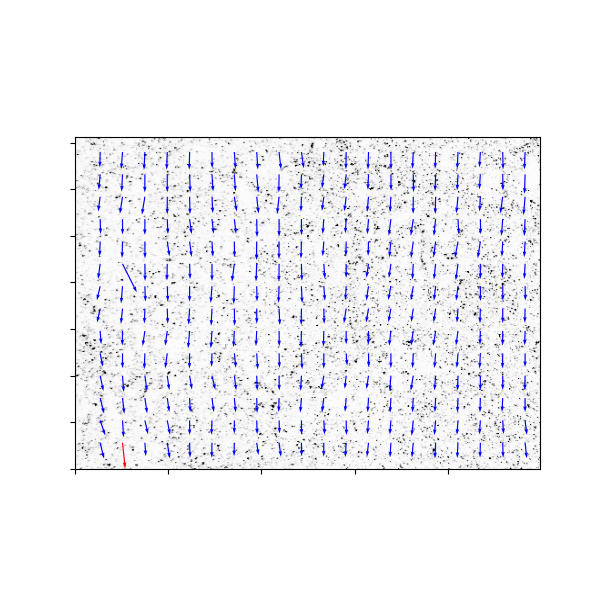

Recreate this plot in Python.
from openpiv.tools import imread, save, display_vector_field, transform_coordinates
from openpiv.pyprocess import extended_search_area_piv, get_coordinates
import pathlib
import numpy as np
import matplotlib.pyplot as plt
from matplotlib.testing import compare, decorators

_file_a = pathlib.Path(__file__).parent / '../data/test1/exp1_001_a.bmp'
_file_b = pathlib.Path(__file__).parent / '../data/test1/exp1_001_b.bmp'

_test_file = pathlib.Path(__file__).parent / 'test_tools.png'


def test_imread(image_file=_file_a):
    a = imread(image_file)
    assert a.shape == (369, 511)
    assert a[0, 0] == 8
    assert a[-1, -1] == 15


def test_display_vector_field(file_a=_file_a, file_b=_file_b, test_file=_test_file):
    a = imread(file_a)
    b = imread(file_b)

    window_size = 32
    overlap = 16
    search_area_size = 40

    u, v, s2n = extended_search_area_piv(a, b, window_size,
                                         search_area_size=search_area_size,
                                         overlap=overlap,
                                         correlation_method='circular',
                                         normalized_correlation=False)

    x, y = get_coordinates(a.shape, search_area_size=search_area_size, overlap=overlap)

    x, y, u, v = transform_coordinates(x, y, u, v)

    mask = np.zeros_like(x)
    mask[-1,1] = 1 # test of invalid vector plot
    save(x, y, u, v, mask, 'tmp.txt')
    fig, ax = plt.subplots(figsize=(6, 6))
    display_vector_field('tmp.txt', on_img=True, image_name=file_a, ax=ax)
    decorators.remove_ticks_and_titles(fig)
    fig.savefig('./tmp.png')
    res = compare.compare_images('./tmp.png', test_file, 0.001)
    assert res is None

def test_file_patterns():
    """ 
    tools.Multiprocesser() class has a couple of options to process
    pairs of images or create pairs from sequential list of files

    # Format and Image Sequence 
        settings.frame_pattern_a = 'exp1_001_a.bmp'
        settings.frame_pattern_b = 'exp1_001_b.bmp'

        # or if you have a sequence:
        # settings.frame_pattern_a = '000*.tif'
        # settings.frame_pattern_b = '(1+2),(2+3)'
        # settings.frame_pattern_b = '(1+3),(2+4)'
        # settings.frame_pattern_b = '(1+2),(3+4)'
    """

    